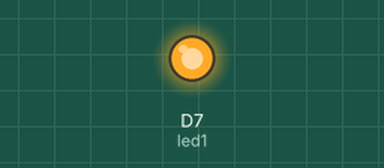
This sketch was run on a simulated ESP8266 (NodeMCU). Shown: output pins drawn as LEDs (lit = HIGH).

Above: at 0.2 s.
At 9.57 s:
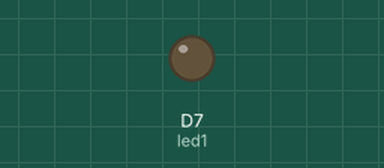
Timing chart, 0 to 9.9 s (numbered marks = the images above):
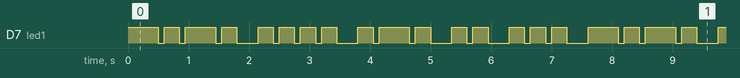

Measured:
- by itself, D7 (led1): moves between LOW and HIGH, repeating every 7.6 s
- by itself, everything shown: repeats every 7.6 s, in 32 steps

The sketch:

BlinkName.ino
```cpp
int led1 = D7;

void setup() {

  pinMode(led1, OUTPUT);

}
//Long Blink
void blinkLong(){
    digitalWrite(led1, HIGH);
    delay(500);
    digitalWrite(led1, LOW);
    delay(100);
}

//Short Blink
void blinkShort(){
    digitalWrite(led1, HIGH);
    delay(250);
    digitalWrite(led1, LOW);
    delay(100);
}
//Delay between letters
void blinkPause(){
    digitalWrite(led1, LOW);
    delay(250);
}

void loop() {
//Letter C
blinkLong();
blinkShort();
blinkLong();
blinkShort();
blinkPause();
//Letter H
blinkShort();
blinkShort();
blinkShort();
blinkShort();
blinkPause();
//Letter R
blinkShort();
blinkLong();
blinkShort();
blinkPause();
//Letter I
blinkShort();
blinkShort();
blinkPause();
//Letter S
blinkShort();
blinkShort();
blinkShort();
blinkPause();
}
```
